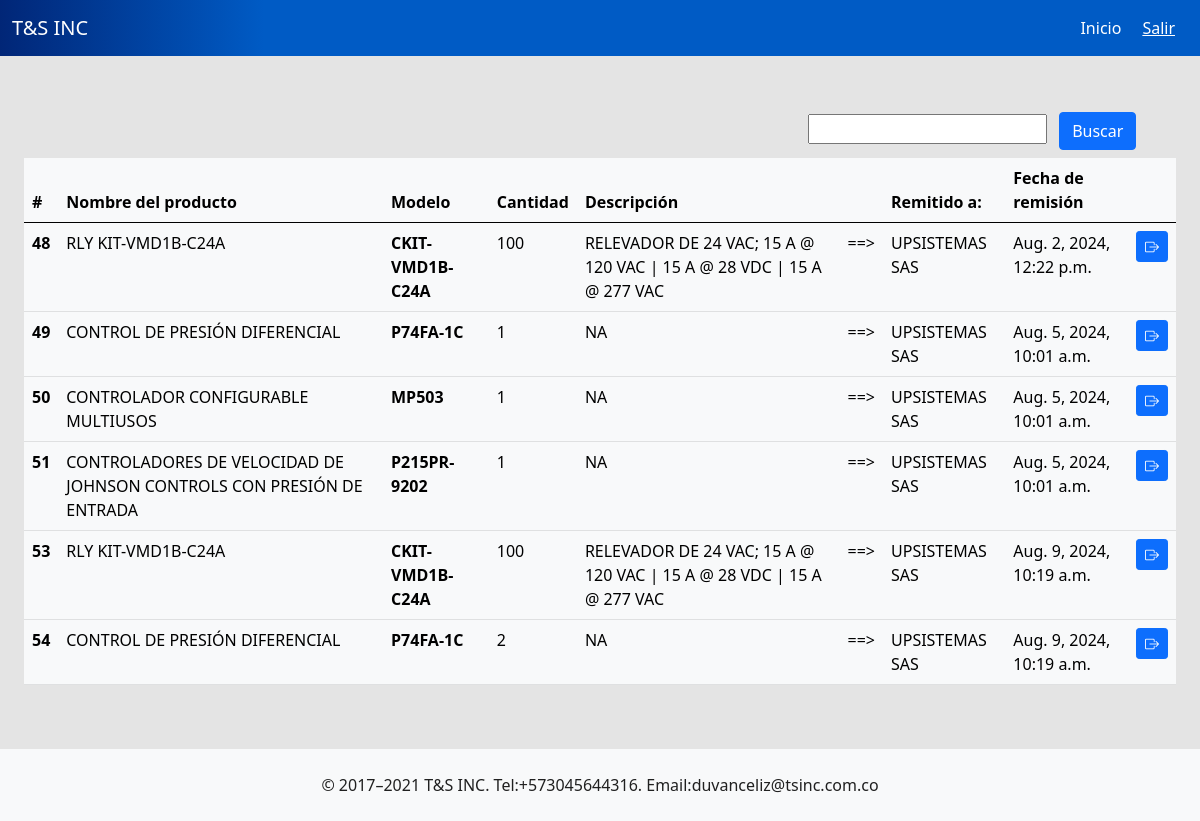
The app's page /productshipped/ (signed in), older data.
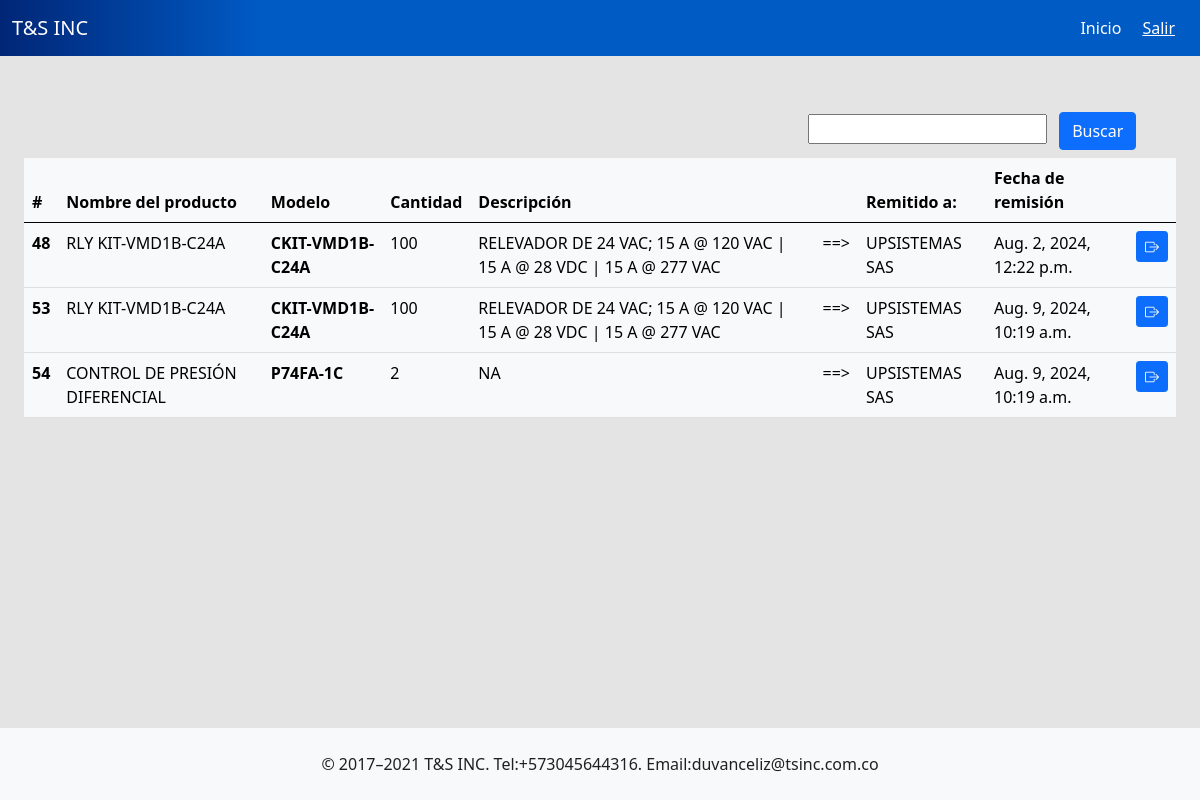
The same page, newer data.
### tsinc/models.py (models this page shows, shortened)
class ProductSent(models.Model):
    product = models.ForeignKey(Product,on_delete=models.CASCADE)
    quantity = models.IntegerField(default=0)
    price = models.FloatField(default=0)
    remission = models.ForeignKey(Remission,on_delete=models.CASCADE,null=True)
    discounted = models.BooleanField(default=False)

class Product(models.Model):
    code = models.CharField(max_length=200, default=None)
    product_name = models.CharField(max_length=200, default=None)
    factory_ref = models.CharField(max_length=200, default=None)
    model = models.CharField(max_length=200, default=None)
    sale_price = models.FloatField(default=0)
    purcharse_price = models.FloatField(default=0)
    brand = models.CharField(max_length=200, default=None)
    location = models.CharField(max_length=200, default=None)
    quantity = models.IntegerField()
    point = models.CharField(max_length=100,null=True,blank=True)
    description = models.TextField(validators=[MaxLengthValidator(500)], null=True)
    min_stock = models.IntegerField(default=0)
    iva = models.BooleanField(default=False)
    date = models.DateField(default=datetime.date.today)

class Remission(models.Model):
    number = models.CharField(max_length=200, null= True)
    city = models.CharField(max_length=200)
    company = models.CharField(max_length=200)
    nit = models.CharField(max_length=200)
    location = models.CharField(max_length=200)
    project = models.CharField(max_length=250)
    responsible = models.CharField(max_length=200)
    order_number = models.CharField(max_length=100, null=True)
    date = models.DateTimeField(default=timezone.now)
    usersession = models.ForeignKey(User,on_delete=models.CASCADE)

### tsinc/views.py (the view)
# urls.py: path('productshipped/', views.product_shipped, name='product_shipped'),
@login_required
def product_shipped(request):
    products_shipped = ProductSent.objects.all()[:10]
    search = request.GET.get('search')
    if search:
        products = Product.objects.filter(Q(product_name__icontains= search) | Q(model__icontains= search))
        products_shipped = ProductSent.objects.filter(product__in = products)
    return render(request,'productshipped.html',{'products':products_shipped})

### tsinc/templates/productshipped.html
{% extends 'layout.html' %} {% block body %}
<div class="container">
  <div class="row">
    <div class="col-md-4">
    </div>
    <div class="col-md-4">
    </div>
    <div class="col-md-4">
      <form id="form-search">
        <input id="input-search" type="text" name="search"/>
        <button id="btn-search" class="btn btn-primary m-2" type="submit">
          Buscar
        </button>
      </form>
    </div>
  </div>
    <div class="row">
       <div class="col-md-12">
        <div class="table-responsive">
          <table class="table table-hover table-light">
            <thead>
              <tr>
                <th scope="col">#</th>
                <th scope="col">Nombre del producto</th>
                <th scope="col">Modelo</th>
                <th scope="col">Cantidad</th>
                <th scope="col">Descripción</th>
                <th scope="col"></th>
                <th scope="col">Remitido a:</th>
                <th scope="col">Fecha de remisión</th>
                <th></th>
              </tr>
            </thead>
            <tbody>
              <tr>
                {% for product in products %}
                <th scope="row">{{product.id}}</th>
                <td>{{product.product.product_name}}</td>
                <th>{{product.product.model}}</th>
                <td>{{product.quantity}}</td>
                <td>{{product.product.description}}</td>
                <td> ==> </td>
                <td>{{product.remission.company}}</td>
                <td>{{product.remission.date}}</td>
                <td>
                    <a class="btn btn-primary btn-sm" href="{% url 'product_remission' product.remission.id %}" data-bs-toggle="tooltip" data-bs-placement="top" title="Ver detalles de remisión"> <i class="bi bi-box-arrow-right"></i></a>
                </td>
              </tr>
              {%endfor%}
            </tbody>
          </table>
        </div>
       </div>
    </div>
  </div>
{% endblock %}

### tsinc/templates/layout.html (shortened to what this page needs)
{% load static %}
<!DOCTYPE html>
<html lang="es">
  <head>
    <link
      href="https://cdn.jsdelivr.net/npm/bootstrap@5.0.2/dist/css/bootstrap.min.css"
      rel="stylesheet"
    />
    <link rel="stylesheet" href="https://cdn.jsdelivr.net/npm/bootstrap-icons@1.11.3/font/bootstrap-icons.min.css">
    <link rel="stylesheet" href="{% static 'css/styles.css' %}">
  </head>
      <nav class="navbar navbar-expand-lg navbar navbar-dark fs-6" style="background: linear-gradient(90deg, rgba(1,38,119,1) 0%, rgba(0,91,197,1) 22%, rgba(0,91,197,1) 100%);">
        <div class="container-fluid">
          <a class="navbar-brand" href="#" >T&S INC</a>
          <div class="collapse navbar-collapse justify-content-end" id="navbarNavAltMarkup">
            <div class="navbar-nav">
              <a class="nav-link active" aria-current="page" href="{% url 'home' %}">Inicio</a>
              <form method="post" action="{% url 'logout' %}" class="d-flex align-items-center">
                <button type="submit" class="btn btn-link text-white">Salir</button>
              </form>
            </div>
          </div>
        </div>
      </nav>
     <div class="container-flow content p-4">
        <div class="row">
          {% block body %} {% endblock %}
        </div>
     </div>
    <footer class="bg-light mt-4 d-flex justify-content-center">
       <div class="p-4">© 2017–2021 T&S INC. Tel:+573045644316. Email:duvanceliz@tsinc.com.co
      </div>
  </footer>
  </body>
</html>

### tsinc/static/css/styles.css (style rules this page uses)
html, body { height: 100%; margin: 0; }
.content { flex: 1; }

Row changes from the older to the newer data that the page shows:
removed ProductSent: id "49", product.product_name "CONTROL DE PRESIÓN DIFERENCIAL", product.model "P74FA-1C", quantity "1", product.description "NA", remission.company "UPSISTEMAS SAS", remission "Aug. 5, 2024, 10:01 a.m."
removed ProductSent: id "50", product.product_name "CONTROLADOR CONFIGURABLE MULTIUSOS", product.model "MP503", quantity "1", product.description "NA", remission.company "UPSISTEMAS SAS", remission "Aug. 5, 2024, 10:01 a.m."
removed ProductSent: id "51", product.product_name "CONTROLADORES DE VELOCIDAD DE JOHNSON CONTROLS CON PRESIÓN DE ENTRADA", product.model "P215PR-9202", quantity "1", product.description "NA", remission.company "UPSISTEMAS SAS", remission "Aug. 5, 2024, 10:01 a.m."
